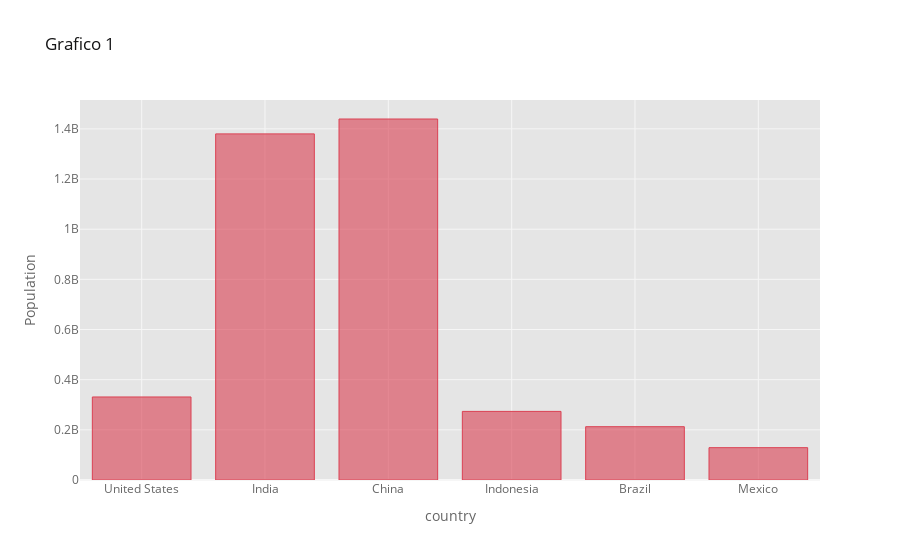

The cell this chart's notebook holds for it:
### Code cell
df_poblacion_2020=df_poblacion_2020.T    # la T es de transpuesta

df_poblacion_2020.iplot(kind='bar',xTitle='country',yTitle='Population',title='Grafico 1',color='red')
df_poblacion_2020

### Figure 1 — Plotly figure (JSON) as saved in the notebook; plotly's stock layout.template omitted (floating-point values rounded to 4 significant figures)
{"data": [{"marker": {"color": "rgba(219, 64, 82, 0.6)", "line": {"color": "rgba(219, 64, 82, 1.0)", "width": 1}}, "name": "2020.0", "orientation": "v", "text": "", "x": ["United States", "India", "China", "Indonesia", "Brazil", "Mexico"], "y": [331002651, 1380004385, 1439323776, 273523615, 212559417, 128932753], "type": "bar"}], "layout": {"legend": {"bgcolor": "#FFFFFF", "font": {"color": "#666666"}}, "paper_bgcolor": "#FFFFFF", "plot_bgcolor": "#E5E5E5", "title": {"font": {"color": "#151516"}, "text": "Grafico 1"}, "xaxis": {"gridcolor": "#F6F6F6", "showgrid": true, "tickfont": {"color": "#666666"}, "title": {"font": {"color": "#666666"}, "text": "country"}, "zerolinecolor": "#F6F6F6"}, "yaxis": {"gridcolor": "#F6F6F6", "showgrid": true, "tickfont": {"color": "#666666"}, "title": {"font": {"color": "#666666"}, "text": "Population"}, "zerolinecolor": "#F6F6F6"}}}
